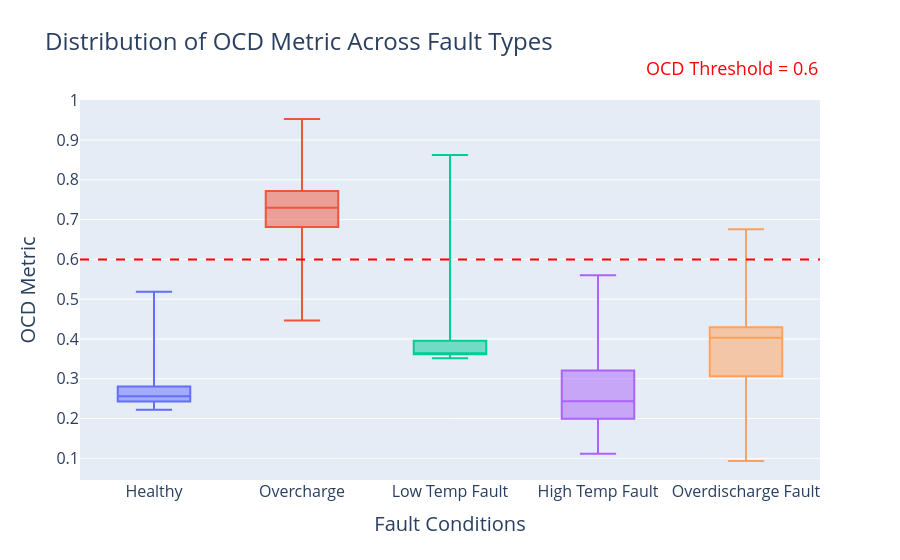

The notebook cell saved with this chart:
### Markdown cell above
## 7. Fault Isolation (Physics-Informed)

This section implements the physics-informed isolation procedure from **Section 4.3** and **5.2**.

1.  `calculate_ocd_metric`: This function calculates the Overcharge Detection (OCD) metric. 
2.  **Sigma Calculation:** Instead of a hardcoded `sigma`, we use the physics-informed calculation from the paper (Sec 4.3). This calculates the time window corresponding to the voltage drop from 4.5V (max OC) to 3.8V (transition point).
3.  `evaluate_isolation_performance`: This function calculates the OCD metric for all datasets (healthy, OC, LT, HT, OD) and generates the box plot (Figure 6) and classification report (Table 6) using the paper's threshold of 0.6.

### Code cell
cmap = 'RdPu' 

def print_and_plot_performance(y_true, y_pred, title):
    print(classification_report(y_true, y_pred, target_names=['Not Overcharge', 'Overcharge']))
    cm = confusion_matrix(y_true, y_pred)
    plt.figure(figsize=(6, 5))
    
    sns.heatmap(cm, annot=True, fmt='d', cmap=cmap,
                 xticklabels=['Not Overcharge', 'Overcharge'],
                 yticklabels=['Not Overcharge', 'Overcharge'],
                 annot_kws={"size": 14})
    
    plt.xticks(fontsize=12)
    plt.yticks(fontsize=12)
    plt.xlabel('Predicted', fontsize=14)
    plt.ylabel('True', fontsize=14)
    plt.title(title, fontsize=14)
    plt.show()

def calculate_ocd_metric(original_sequence, reconstructed_sequence, mu=0, sigma=40):
    original_sequence = original_sequence.flatten()
    reconstructed_sequence = reconstructed_sequence.flatten()
    error_squared = np.square(original_sequence - reconstructed_sequence)
    re_standard = np.mean(error_squared)
    
    if re_standard == 0:
        return 0.0
    
    t = np.arange(len(original_sequence))
    weights = np.exp(-np.square(t - mu) / (2 * np.square(sigma)))
    re_weighted = np.mean(weights * error_squared)
    ocd_metric = re_weighted / re_standard
    return ocd_metric


def evaluate_isolation_performance(model, X_healthy, X_overcharge, X_low_temp, X_high_temp, X_overdischarge_temp, ocd_threshold=0.6, save=False):
    print("--- Evaluating Fault Isolation Performance ---")
    
    # Get reconstructions for all datasets
    recon_healthy = model.predict(filter_sg(X_healthy), verbose=0)
    recon_overcharge = model.predict(filter_sg(X_overcharge), verbose=0)
    recon_low_temp = model.predict(filter_sg(X_low_temp), verbose=0)
    recon_high_temp = model.predict(filter_sg(X_high_temp), verbose=0)
    recon_overdischarge_temp = model.predict(filter_sg(X_overdischarge_temp), verbose=0)
    
    # Calculate OCD metrics for every sample in each dataset
    ocd_healthy = [calculate_ocd_metric(X_healthy[i], recon_healthy[i]) for i in range(len(X_healthy))]
    ocd_overcharge = [calculate_ocd_metric(X_overcharge[i], recon_overcharge[i]) for i in range(len(X_overcharge))]
    ocd_low_temp = [calculate_ocd_metric(X_low_temp[i], recon_low_temp[i]) for i in range(len(X_low_temp))]
    ocd_high_temp = [calculate_ocd_metric(X_high_temp[i], recon_high_temp[i]) for i in range(len(X_high_temp))]
    ocd_overdischarge_temp = [calculate_ocd_metric(X_overdischarge_temp[i], recon_overdischarge_temp[i]) for i in range(len(X_overdischarge_temp))]

    all_data = (
        [('Healthy', v) for v in ocd_healthy] +
        [('Overcharge', v) for v in ocd_overcharge] +
        [('Low Temp Fault', v) for v in ocd_low_temp] +
        [('High Temp Fault', v) for v in ocd_high_temp] +
        [('Overdischarge Fault', v) for v in ocd_overdischarge_temp]
    )

    df_ocd = pd.DataFrame(all_data, columns=['Condition', 'OCD'])

    fig = px.box(df_ocd, x='Condition', y='OCD', color='Condition',
                title='Distribution of OCD Metric Across Fault Types',
                points= False)

    fig.update_layout(
        template="plotly",
        yaxis_title= dict(text="OCD Metric", font=dict(size=20)),
        xaxis_title= dict(text="Fault Conditions", font=dict(size=20)),
        xaxis=dict(tickfont=dict(size=16)),
        yaxis=dict(tickfont=dict(size=16)),
        title_font=dict(size=24), 
        showlegend=False
    )
       
    fig.add_annotation(
            xref='paper',
            yref='paper',
            x=1.0,
            y=1.12,
            text=f"OCD Threshold = {ocd_threshold}",
            showarrow=False,
            font=dict(color="red", size=18),
            align="right"
        )
    
    fig.add_hline(y=ocd_threshold, line_dash="dash", line_color="red") 

    if save:
        os.makedirs("Results", exist_ok=True)
        save_path = os.path.join("Results", "OCD_Threshold.jpg")
        fig.write_image(save_path,width=900,height=500,scale=8)  
    fig.show()
    
    print(f"\n--- Evaluating Isolation Rule: OCD > {ocd_threshold} ---")
    
    y_true_overcharge = np.ones(len(ocd_overcharge))
    y_true_other = np.zeros(len(ocd_healthy) + len(ocd_low_temp) + len(ocd_high_temp) + len(ocd_overdischarge_temp))
    y_true = np.concatenate([y_true_overcharge, y_true_other])
    
    all_ocd_metrics = np.concatenate([ocd_overcharge, ocd_healthy, ocd_low_temp, ocd_high_temp, ocd_overdischarge_temp])
    y_pred = (all_ocd_metrics > ocd_threshold).astype(int)
    
    print_and_plot_performance(y_true, y_pred, "Overcharge Isolation Performance")

X_overcharge_all = np.concatenate([X_anomaly_435, X_anomaly_450], axis=0)

evaluate_isolation_performance(
    model=model_base,
    X_healthy=X_valid,
    X_overcharge=X_overcharge_all,
    X_low_temp=X_low_temp_fault,
    X_high_temp=X_high_temp_fault,
    X_overdischarge_temp=X_overdischarge_fault,
    ocd_threshold=0.6,
    save = False

)

### Figure 1 — Plotly figure (JSON) as saved in the notebook; plotly's stock layout.template omitted (floating-point values rounded to 4 significant figures; data arrays with more than 128 entries replaced by an {"elided": "..."} marker saying what was removed)
{"data": [{"alignmentgroup": "True", "boxpoints": false, "hovertemplate": "Condition=%{x}<br>OCD=%{y}<extra></extra>", "legendgroup": "Healthy", "marker": {"color": "#636efa"}, "name": "Healthy", "notched": false, "offsetgroup": "Healthy", "orientation": "v", "showlegend": true, "type": "box", "x": ["Healthy", "Healthy", "Healthy", "Healthy", "Healthy", "Healthy", "Healthy", "Healthy", "Healthy", "Healthy", "Healthy", "Healthy", "Healthy", "Healthy", "Healthy", "Healthy", "Healthy", "Healthy", "Healthy", "Healthy", "Healthy", "Healthy", "Healthy", "Healthy", "Healthy", "Healthy", "Healthy", "Healthy", "Healthy", "Healthy", "Healthy", "Healthy", "Healthy", "Healthy", "Healthy", "Healthy", "Healthy", "Healthy", "Healthy", "Healthy", "Healthy", "Healthy", "Healthy", "Healthy", "Healthy", "Healthy", "Healthy", "Healthy", "Healthy", "Healthy", "Healthy", "Healthy", "Healthy", "Healthy", "Healthy", "Healthy", "Healthy", "Healthy", "Healthy", "Healthy", "Healthy", "Healthy", "Healthy", "Healthy", "Healthy", "Healthy", "Healthy", "Healthy", "Healthy", "Healthy", "Healthy", "Healthy", "Healthy", "Healthy", "Healthy", "Healthy", "Healthy", "Healthy", "Healthy", "Healthy", "Healthy", "Healthy", "Healthy", "Healthy", "Healthy", "Healthy", "Healthy", "Healthy", "Healthy", "Healthy", "Healthy", "Healthy", "Healthy", "Healthy", "Healthy", "Healthy", "Healthy", "Healthy", "Healthy", "Healthy", "Healthy", "Healthy", "Healthy", "Healthy", "Healthy"], "x0": " ", "xaxis": "x", "y": [0.431, 0.2823, 0.2494, 0.3376, 0.2691, 0.4351, 0.295, 0.2731, 0.2795, 0.2825, 0.5015, 0.2519, 0.2763, 0.2482, 0.2421, 0.247, 0.3349, 0.2843, 0.2888, 0.2738, 0.326, 0.2335, 0.2414, 0.2895, 0.361, 0.2626, 0.2513, 0.2545, 0.2666, 0.2574, 0.2695, 0.2685, 0.262, 0.3131, 0.2776, 0.2782, 0.2497, 0.2567, 0.3013, 0.2713, 0.2458, 0.283, 0.2503, 0.2657, 0.2802, 0.3415, 0.2847, 0.5186, 0.3067, 0.2571, 0.2738, 0.2902, 0.2456, 0.2647, 0.2738, 0.2619, 0.2481, 0.3692, 0.3656, 0.2431, 0.2481, 0.2546, 0.2378, 0.2438, 0.2379, 0.233, 0.2272, 0.2459, 0.2538, 0.2418, 0.2354, 0.2448, 0.2777, 0.2219, 0.4934, 0.2292, 0.2362, 0.2426, 0.2557, 0.2424, 0.2365, 0.2397, 0.245, 0.2477, 0.2291, 0.287, 0.225, 0.2311, 0.2383, 0.2469, 0.2369, 0.2335, 0.2456, 0.2609, 0.2408, 0.2512, 0.2513, 0.2238, 0.2697, 0.2443, 0.2505, 0.2798, 0.23, 0.2358, 0.3432], "y0": " ", "yaxis": "y"}, {"alignmentgroup": "True", "boxpoints": false, "hovertemplate": "Condition=%{x}<br>OCD=%{y}<extra></extra>", "legendgroup": "Overcharge", "marker": {"color": "#EF553B"}, "name": "Overcharge", "notched": false, "offsetgroup": "Overcharge", "orientation": "v", "showlegend": true, "type": "box", "x": {"elided": "405 str values"}, "x0": " ", "xaxis": "x", "y": {"elided": "405 float values"}, "y0": " ", "yaxis": "y"}, {"alignmentgroup": "True", "boxpoints": false, "hovertemplate": "Condition=%{x}<br>OCD=%{y}<extra></extra>", "legendgroup": "Low Temp Fault", "marker": {"color": "#00cc96"}, "name": "Low Temp Fault", "notched": false, "offsetgroup": "Low Temp Fault", "orientation": "v", "showlegend": true, "type": "box", "x": ["Low Temp Fault", "Low Temp Fault", "Low Temp Fault", "Low Temp Fault", "Low Temp Fault", "Low Temp Fault", "Low Temp Fault", "Low Temp Fault", "Low Temp Fault", "Low Temp Fault", "Low Temp Fault", "Low Temp Fault", "Low Temp Fault", "Low Temp Fault", "Low Temp Fault", "Low Temp Fault", "Low Temp Fault", "Low Temp Fault", "Low Temp Fault", "Low Temp Fault", "Low Temp Fault", "Low Temp Fault", "Low Temp Fault", "Low Temp Fault", "Low Temp Fault", "Low Temp Fault", "Low Temp Fault", "Low Temp Fault", "Low Temp Fault", "Low Temp Fault", "Low Temp Fault", "Low Temp Fault", "Low Temp Fault", "Low Temp Fault", "Low Temp Fault", "Low Temp Fault", "Low Temp Fault", "Low Temp Fault"], "x0": " ", "xaxis": "x", "y": [0.3955, 0.3557, 0.3516, 0.3551, 0.3724, 0.3606, 0.3635, 0.3657, 0.3595, 0.3601, 0.4728, 0.4512, 0.371, 0.3604, 0.3624, 0.3615, 0.3647, 0.3642, 0.3644, 0.3649, 0.3641, 0.3661, 0.3631, 0.3653, 0.3634, 0.3589, 0.3628, 0.3621, 0.3608, 0.3624, 0.3723, 0.468, 0.8625, 0.8253, 0.6908, 0.5346, 0.5874, 0.7203], "y0": " ", "yaxis": "y"}, {"alignmentgroup": "True", "boxpoints": false, "hovertemplate": "Condition=%{x}<br>OCD=%{y}<extra></extra>", "legendgroup": "High Temp Fault", "marker": {"color": "#ab63fa"}, "name": "High Temp Fault", "notched": false, "offsetgroup": "High Temp Fault", "orientation": "v", "showlegend": true, "type": "box", "x": ["High Temp Fault", "High Temp Fault", "High Temp Fault", "High Temp Fault", "High Temp Fault", "High Temp Fault", "High Temp Fault", "High Temp Fault", "High Temp Fault", "High Temp Fault", "High Temp Fault"], "x0": " ", "xaxis": "x", "y": [0.1814, 0.5603, 0.1113, 0.4939, 0.2668, 0.2431, 0.1988, 0.2299, 0.3247, 0.3088, 0.2012], "y0": " ", "yaxis": "y"}, {"alignmentgroup": "True", "boxpoints": false, "hovertemplate": "Condition=%{x}<br>OCD=%{y}<extra></extra>", "legendgroup": "Overdischarge Fault", "marker": {"color": "#FFA15A"}, "name": "Overdischarge Fault", "notched": false, "offsetgroup": "Overdischarge Fault", "orientation": "v", "showlegend": true, "type": "box", "x": ["Overdischarge Fault", "Overdischarge Fault", "Overdischarge Fault", "Overdischarge Fault", "Overdischarge Fault", "Overdischarge Fault", "Overdischarge Fault", "Overdischarge Fault", "Overdischarge Fault", "Overdischarge Fault", "Overdischarge Fault", "Overdischarge Fault", "Overdischarge Fault", "Overdischarge Fault", "Overdischarge Fault", "Overdischarge Fault", "Overdischarge Fault", "Overdischarge Fault", "Overdischarge Fault", "Overdischarge Fault", "Overdischarge Fault", "Overdischarge Fault", "Overdischarge Fault", "Overdischarge Fault", "Overdischarge Fault", "Overdischarge Fault", "Overdischarge Fault", "Overdischarge Fault", "Overdischarge Fault", "Overdischarge Fault", "Overdischarge Fault", "Overdischarge Fault", "Overdischarge Fault", "Overdischarge Fault", "Overdischarge Fault", "Overdischarge Fault", "Overdischarge Fault", "Overdischarge Fault", "Overdischarge Fault"], "x0": " ", "xaxis": "x", "y": [0.4439, 0.4528, 0.3258, 0.4288, 0.2997, 0.5775, 0.3785, 0.4294, 0.2974, 0.3967, 0.373, 0.4161, 0.403, 0.3308, 0.3683, 0.3441, 0.1257, 0.1211, 0.09354, 0.517, 0.4821, 0.4324, 0.4298, 0.3407, 0.6756, 0.4148, 0.5027, 0.2882, 0.4181, 0.4084, 0.4081, 0.4112, 0.4028, 0.4081, 0.2825, 0.1041, 0.1485, 0.09321, 0.4084], "y0": " ", "yaxis": "y"}], "layout": {"annotations": [{"align": "right", "font": {"color": "red", "size": 18}, "showarrow": false, "text": "OCD Threshold = 0.6", "x": 1, "xref": "paper", "y": 1.12, "yref": "paper"}], "boxmode": "overlay", "legend": {"title": {"text": "Condition"}, "tracegroupgap": 0}, "shapes": [{"line": {"color": "red", "dash": "dash"}, "type": "line", "x0": 0, "x1": 1, "xref": "x domain", "y0": 0.6, "y1": 0.6, "yref": "y"}], "showlegend": false, "title": {"font": {"size": 24}, "text": "Distribution of OCD Metric Across Fault Types"}, "xaxis": {"anchor": "y", "categoryarray": ["Healthy", "Overcharge", "Low Temp Fault", "High Temp Fault", "Overdischarge Fault"], "categoryorder": "array", "domain": [0, 1], "tickfont": {"size": 16}, "title": {"font": {"size": 20}, "text": "Fault Conditions"}}, "yaxis": {"anchor": "x", "domain": [0, 1], "tickfont": {"size": 16}, "title": {"font": {"size": 20}, "text": "OCD Metric"}}}}
